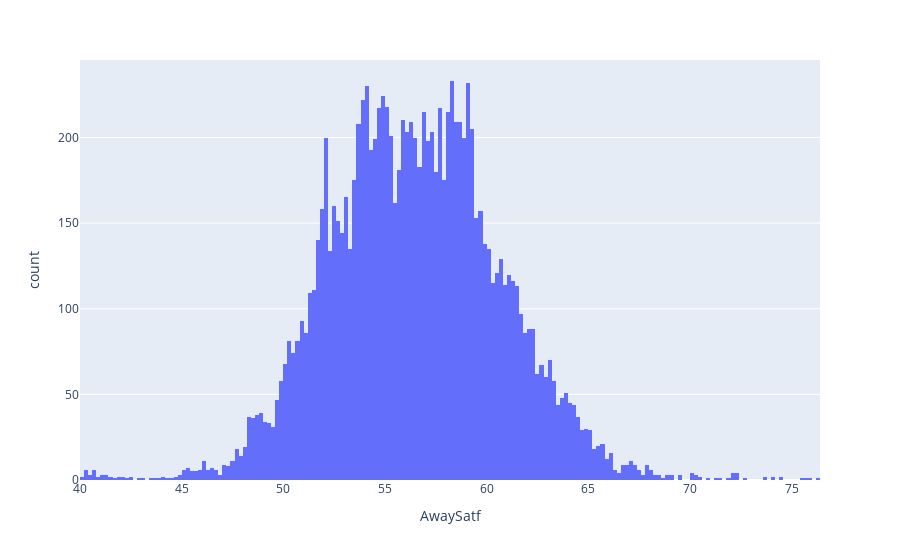

Write notebook code for a chart like this one.
### Code cell
import plotly.express as px
fig = px.histogram(mydf, x="AwaySatf")
fig.show()

### Figure 1 — Plotly figure (JSON) as saved in the notebook; plotly's stock layout.template omitted (floating-point values rounded to 4 significant figures; data arrays with more than 128 entries replaced by an {"elided": "..."} marker saying what was removed)
{"data": [{"alignmentgroup": "True", "bingroup": "x", "hovertemplate": "AwaySatf=%{x}<br>count=%{y}<extra></extra>", "legendgroup": "", "marker": {"color": "#636efa", "pattern": {"shape": ""}}, "name": "", "offsetgroup": "", "orientation": "v", "showlegend": false, "type": "histogram", "x": {"elided": "11410 float values"}, "xaxis": "x", "yaxis": "y"}], "layout": {"barmode": "relative", "legend": {"tracegroupgap": 0}, "margin": {"t": 60}, "xaxis": {"anchor": "y", "domain": [0, 1], "title": {"text": "AwaySatf"}}, "yaxis": {"anchor": "x", "domain": [0, 1], "title": {"text": "count"}}}}
